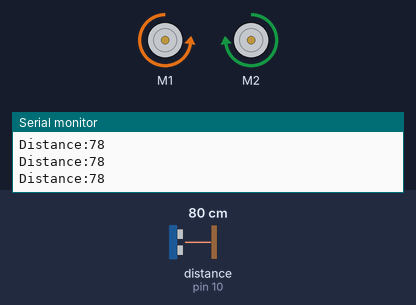
This sketch was run on a simulated Arduino Uno, built with avr-gcc and run on an emulated ATmega328P. On the bench: 2 × DC motor (green arrow = forward, orange = backward, longer = faster), the last lines printed to the serial monitor. Wiring (inferred from the names in the program): ultrasonic range finder: trigger pin 9; echo pin 10. Inputs (shaded band) come from the test bench; at power-on: distance to the obstacle (sensor on pin 10) 80 cm. The echo pulse lasts 58.3 µs per cm.

Above: at 6.2 s.
6.3 s: distance to the obstacle (sensor on pin 10) set to 25 cm
7.8 s: distance to the obstacle (sensor on pin 10) set to 19 cm
At 7.95 s:
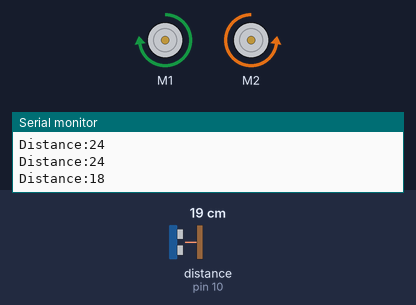
10.8 s: distance to the obstacle (sensor on pin 10) set to 35 cm
At 11.06 s:
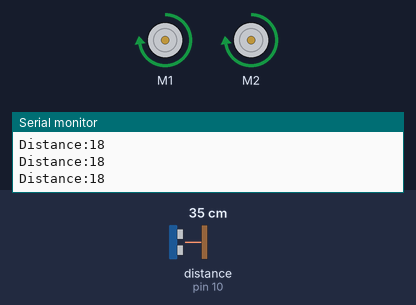
12.4 s: distance to the obstacle (sensor on pin 10) set to 2 cm
At 12.59 s:
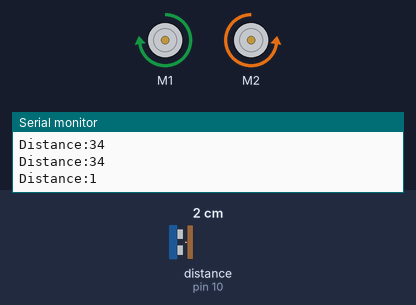
Timing chart, 0 to 16.4 s (numbered marks = the images above; inputs shaded):
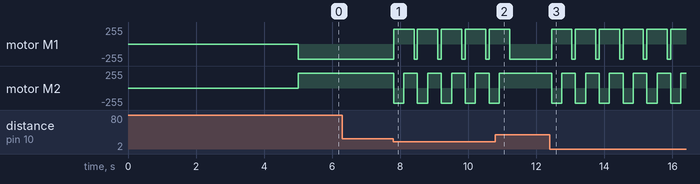

The sketch:

motor.ino
```cpp
#include <AFMotor.h>
AF_DCMotor motorR(1);
AF_DCMotor motorL(2);

int ultraT = 9;
int ultraE = 10;
long duration;
int distance;

#define irR A2
#define irL A3


void setup() {
  // put your setup code here, to run once:
  motorR.setSpeed(225);
  motorL.setSpeed(225);

  pinMode(ultraT, OUTPUT);
  pinMode(ultraE, INPUT);

  Serial.begin(9600);

  pinMode(irL,INPUT);
  pinMode(irR,INPUT);
  delay(5000);


}

void loop() {
  avoid();

}

void avoid(){
  digitalWrite(ultraT, LOW);
  delayMicroseconds(5);
  digitalWrite(ultraT, HIGH);
  delayMicroseconds(10);
  digitalWrite(ultraT, LOW);

  duration = pulseIn(ultraE, HIGH);
  distance = duration*0.034/2;

  Serial.print("Distance:");
  Serial.println(distance);

  if (distance <= 20)
  {

    backward();
    rotateL();
    //spin();
  }
  forward();
}
void sumo(){

    // put your main code here, to run repeatedly:
  //motorL.run(FORWARD);
  //motorR.run(BACKWARD);
  // 0 ON LINE SENSOR WHITE
  // 1 MEANS BLACK
  // 20 VALUE OF CLOSE ENBEMY
  digitalWrite(ultraT, LOW);
  delayMicroseconds(5);
  digitalWrite(ultraT, HIGH);
  delayMicroseconds(10);
  digitalWrite(ultraT, LOW);

  duration = pulseIn(ultraE, HIGH);
  distance = duration*0.034/2;

  //Serial.print("Distance:");
  //Serial.println(distance);
  if(digitalRead(irL)== 0 && digitalRead(irR)== 0){
    backward();
    //spin();
  }
  if(digitalRead(irR)== 0){
    rotateL();
  }
  if(digitalRead(irL)== 0){
    rotateR();
  }
  if(digitalRead(irL)== 1 && digitalRead(irR)== 1){
    forward();
    if (distance <= 20)
    {
      forward();
      forward();
      //spin();
    }
  }
  //Serial.println(digitalRead(irL));
 // Serial.println(digitalRead(irR));
  motorL.run(RELEASE);
  motorR.run(RELEASE);
  delay(100);
}

void forward()
{
  //When we want to let Motor To Rotate ,
  // just  void this part on the loop section .
  motorL.run(FORWARD);
  motorR.run(BACKWARD);
  delay(100);
}

void backward()
{
  //When we want to let Motor To Rotate ,
  // just  void this part on the loop section .
  motorL.run(BACKWARD);
  motorR.run(FORWARD);
  delay(300);
}

void rotateL()
{
  //When we want to let Motor To Rotate ,
  // just  void this part on the loop section .
  motorL.run(FORWARD);
  motorR.run(FORWARD);
  delay(300);
}

void rotateR()
{
  //When we want to let Motor To Rotate ,
  // just  void this part on the loop section .
  motorL.run(BACKWARD);
  motorR.run(BACKWARD);
  delay(300);
}

void spin()
{
  //When we want to let Motor To Rotate ,
  // just  void this part on the loop section .
  motorL.run(BACKWARD);
  motorR.run(BACKWARD);
  delay(1000);
}
```

Measured:
- the behaviour switches between 22 and 21 cm on distance to the obstacle (sensor on pin 10) (found by bisection; images 0 and 1)
- after the input at 7.8 s, motor M1: alternates forward 225/255 for 0.60 s and backward 225/255 for 0.10 s, starting at once; motor M2: alternates forward 225/255 for 0.40 s and backward 225/255 for 0.30 s, starting at once
- after the input at 10.8 s, motor M1: goes on until 11.2 s, then stays backward 225/255; motor M2: goes on until 10.9 s, then stays forward 225/255
- after the input at 12.4 s, motor M1: alternates forward 225/255 for 0.60 s and backward 225/255 for 0.10 s, starting after 0.05 s; motor M2: alternates forward 225/255 for 0.40 s and backward 225/255 for 0.30 s, starting after 0.05 s
